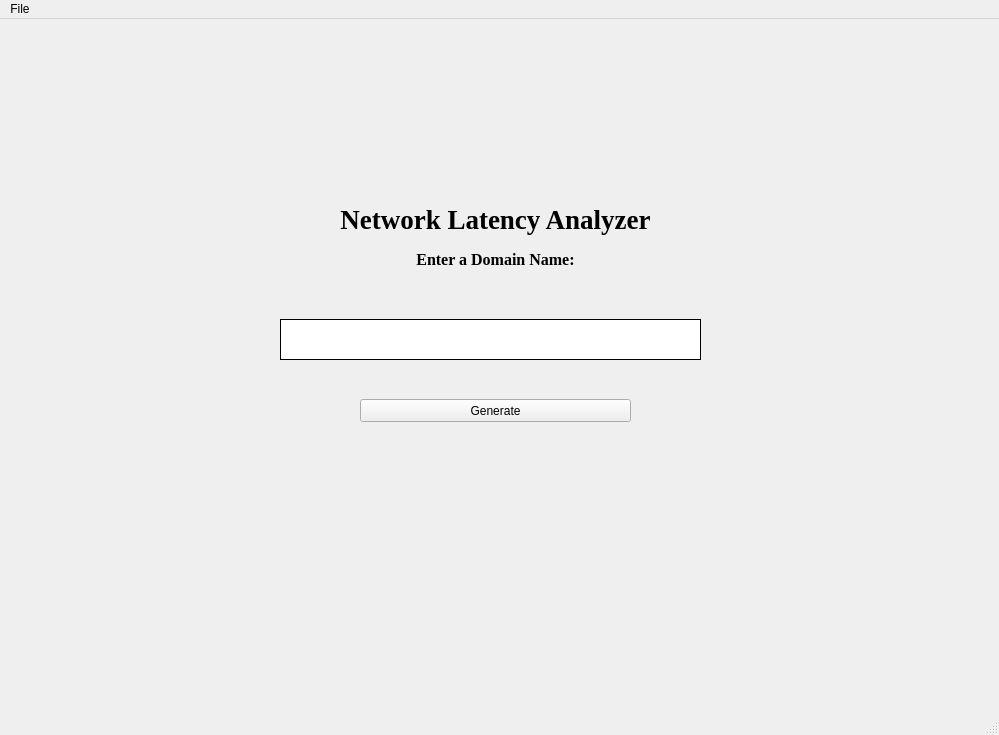
<?xml version="1.0" encoding="UTF-8"?>
<ui version="4.0">
 <class>MainWindow</class>
 <widget class="QMainWindow" name="MainWindow">
  <property name="geometry">
   <rect>
    <x>0</x>
    <y>0</y>
    <width>999</width>
    <height>735</height>
   </rect>
  </property>
  <property name="windowTitle">
   <string>MainWindow</string>
  </property>
  <property name="autoFillBackground">
   <bool>false</bool>
  </property>
  <widget class="QWidget" name="centralwidget">
   <widget class="QTextEdit" name="textEdit">
    <property name="geometry">
     <rect>
      <x>280</x>
      <y>300</y>
      <width>421</width>
      <height>41</height>
     </rect>
    </property>
    <property name="font">
     <font>
      <family>Times New Roman</family>
      <pointsize>18</pointsize>
      <weight>75</weight>
      <bold>true</bold>
     </font>
    </property>
    <property name="frameShape">
     <enum>QFrame::Panel</enum>
    </property>
    <property name="frameShadow">
     <enum>QFrame::Plain</enum>
    </property>
    <property name="html">
     <string>&lt;!DOCTYPE HTML PUBLIC &quot;-//W3C//DTD HTML 4.0//EN&quot; &quot;http://www.w3.org/TR/REC-html40/strict.dtd&quot;&gt;
&lt;html&gt;&lt;head&gt;&lt;meta name=&quot;qrichtext&quot; content=&quot;1&quot; /&gt;&lt;style type=&quot;text/css&quot;&gt;
p, li { white-space: pre-wrap; }
&lt;/style&gt;&lt;/head&gt;&lt;body style=&quot; font-family:'Times New Roman'; font-size:18pt; font-weight:600; font-style:normal;&quot;&gt;
&lt;p align=&quot;center&quot; style=&quot;-qt-paragraph-type:empty; margin-top:0px; margin-bottom:0px; margin-left:0px; margin-right:0px; -qt-block-indent:0; text-indent:0px; font-family:'MS Shell Dlg 2'; font-size:8.25pt; font-weight:400;&quot;&gt;&lt;br /&gt;&lt;/p&gt;&lt;/body&gt;&lt;/html&gt;</string>
    </property>
   </widget>
   <widget class="QLabel" name="label">
    <property name="geometry">
     <rect>
      <x>10</x>
      <y>170</y>
      <width>971</width>
      <height>61</height>
     </rect>
    </property>
    <property name="font">
     <font>
      <family>Times New Roman</family>
      <pointsize>20</pointsize>
      <weight>75</weight>
      <bold>true</bold>
     </font>
    </property>
    <property name="text">
     <string>Network Latency Analyzer</string>
    </property>
    <property name="alignment">
     <set>Qt::AlignCenter</set>
    </property>
   </widget>
   <widget class="QLabel" name="label_2">
    <property name="geometry">
     <rect>
      <x>10</x>
      <y>230</y>
      <width>971</width>
      <height>20</height>
     </rect>
    </property>
    <property name="font">
     <font>
      <family>Times New Roman</family>
      <pointsize>12</pointsize>
      <weight>75</weight>
      <bold>true</bold>
     </font>
    </property>
    <property name="text">
     <string>Enter a Domain Name:</string>
    </property>
    <property name="alignment">
     <set>Qt::AlignCenter</set>
    </property>
   </widget>
   <widget class="QPushButton" name="pushButton">
    <property name="geometry">
     <rect>
      <x>360</x>
      <y>380</y>
      <width>271</width>
      <height>23</height>
     </rect>
    </property>
    <property name="text">
     <string>Generate</string>
    </property>
   </widget>
  </widget>
  <widget class="QMenuBar" name="menubar">
   <property name="geometry">
    <rect>
     <x>0</x>
     <y>0</y>
     <width>999</width>
     <height>21</height>
    </rect>
   </property>
   <widget class="QMenu" name="menuFile">
    <property name="title">
     <string>File</string>
    </property>
    <addaction name="actionSave"/>
   </widget>
   <addaction name="menuFile"/>
  </widget>
  <widget class="QStatusBar" name="statusbar"/>
  <action name="actionSave">
   <property name="text">
    <string>Save</string>
   </property>
  </action>
 </widget>
 <resources/>
 <connections/>
</ui>
